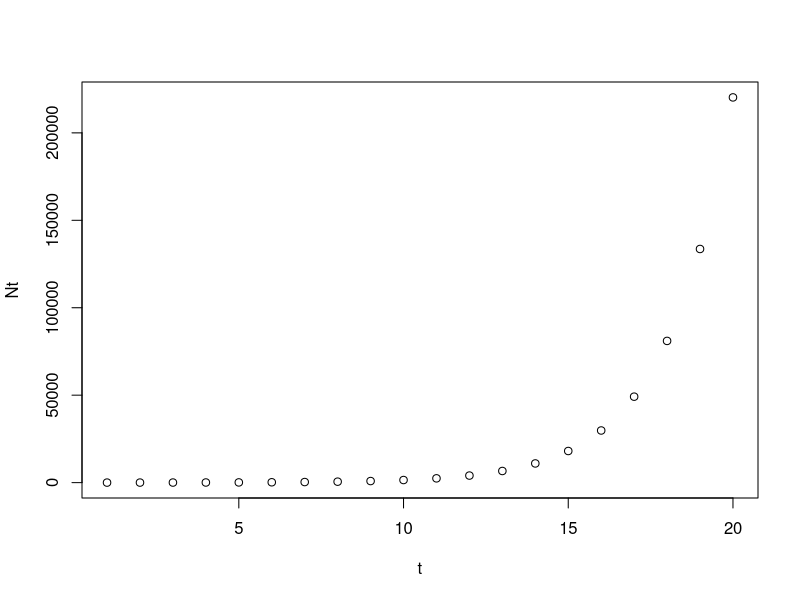
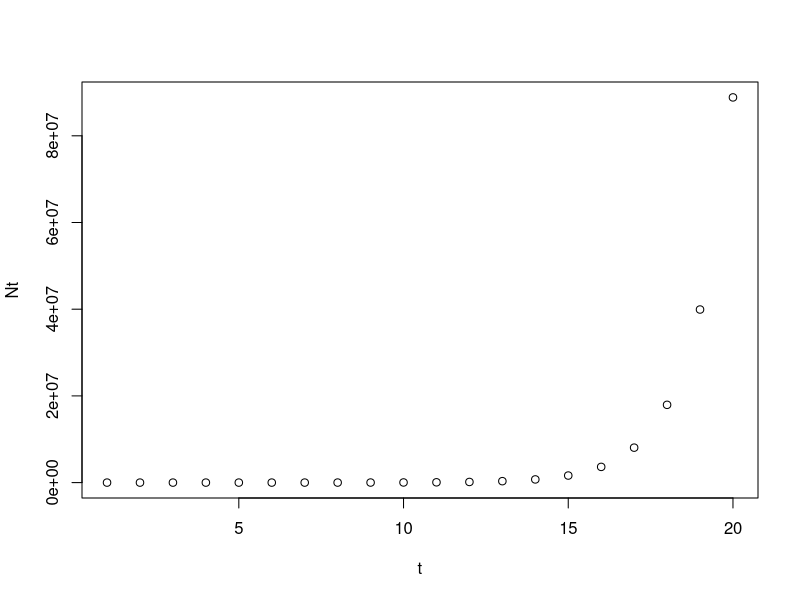
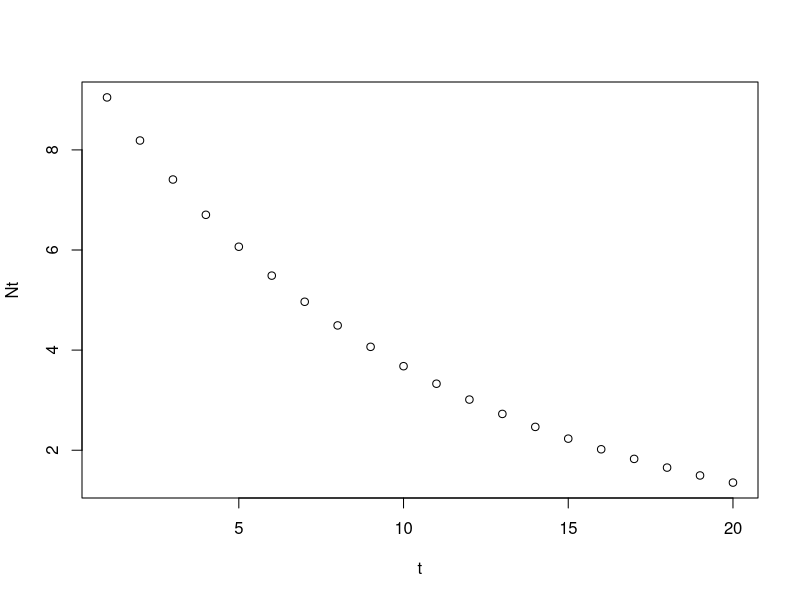

The R source for these figures, in order:
# Problem Set: R Language
# Problem Number 2
# Status: Completed
# Heatherlee Leary
# hleary@arizona.edu



#### OBJECTIVES ##########################################################################################################

# See READ ME for exponential growth equation. 
# Nt is the population size at time t, N0 is the initial population size, and r is the rate of growth or reproductive rate.
# Write an exponential growth function that also generates a plot with time on the x axis and Nt on the y axis.
# Using that function, create plots for 20 days assuming an initial population size of 10 individuals under
# three growth rate scenarios (0.5, 0.8, -0.1).

###########################################################################################################################


# Write an exponential growth function.
Ni <- 10
t <- c(1:20)


Nt <- function(r){
  Nt <- Ni * exp(r*t)
  plot(t, Nt)
}


# Test under three growth rate scenarios.
Nt(0.5)
Nt(0.8)
Nt(-0.1)




